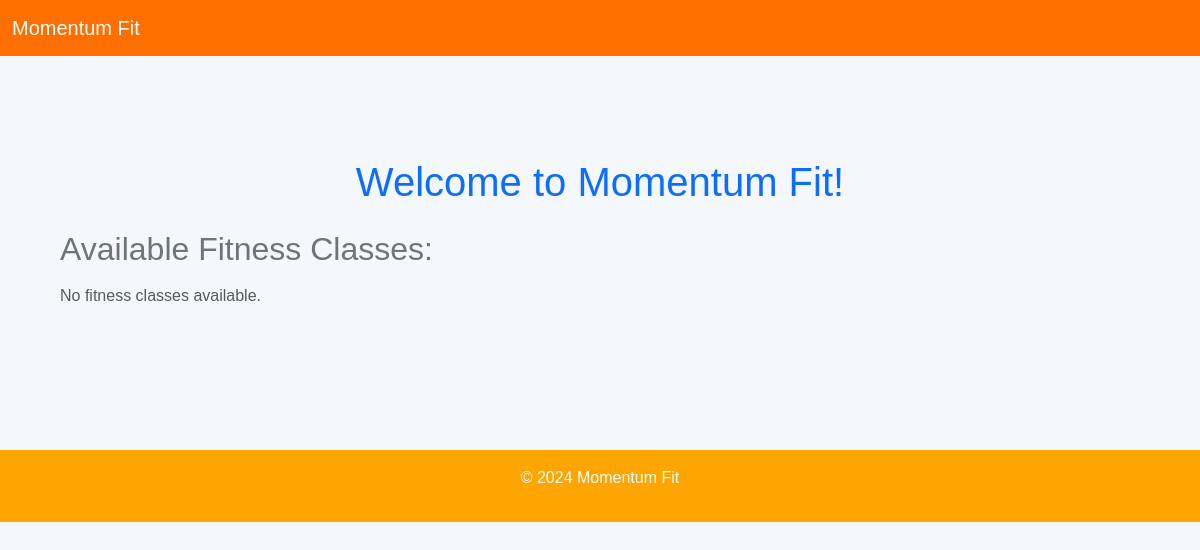
The app's page /, older data.
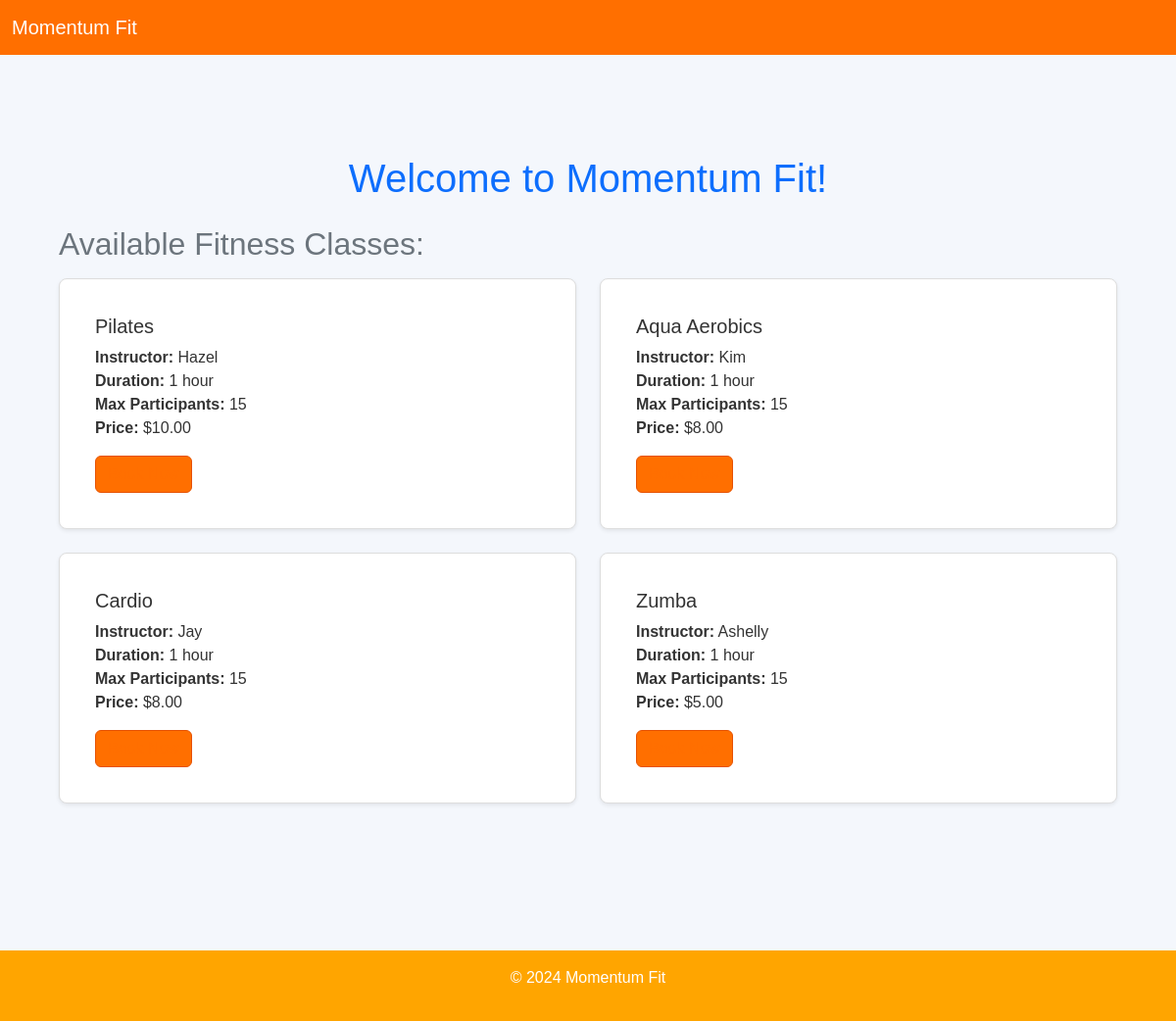
The same page, newer data.
### fitness/models.py (models this page shows, shortened)
class FitnessClass(models.Model):
    CLASS_CHOICES = [
        ('Pilates', 'Pilates'),
        ('Aqua Aerobics', 'Aqua Aerobics'),
        ('Cardio', 'Cardio'),
        ('Zumba', 'Zumba'),
    ]
    name = models.CharField(max_length=100, choices=CLASS_CHOICES)
    instructor = models.ForeignKey(Instructor, on_delete=models.CASCADE)
    duration = models.DurationField()  # Duration in time format (e.g., timedelta)
    capacity = models.IntegerField(default=15)
    booked = models.IntegerField(default=0)  # Tracks number of people who have booked
    price = models.DecimalField(max_digits=5, decimal_places=2)

class Instructor(models.Model):
    name = models.CharField(max_length=100)

### fitness/views.py (the view)
# urls.py: path('', views.home, name='home'),  # Home page
def home(request):
    fitness_classes = FitnessClass.objects.all()
    return render(request, 'fitness/home.html', {'fitness_classes': fitness_classes})

### fitness/templates/fitness/home.html (shortened to what this page needs)
{% extends 'fitness/base.html' %}
{% block content %}
<div class="container py-5">
    <h1 class="text-center text-primary mb-4">Welcome to Momentum Fit!</h1>
    <h2 class="text-secondary mb-3">Available Fitness Classes:</h2>
    <div class="row">
        {% for fitness_class in fitness_classes %}
            <div class="col-md-6 mb-4">
                <div class="card shadow-sm">
                    <div class="card-body">
                        <h5 class="card-title">{{ fitness_class.name }}</h5>
                        <p class="card-text">
                            <strong>Instructor:</strong> {{ fitness_class.instructor.name }}<br>
                            <strong>Duration:</strong> 1 hour<br>
                            <strong>Max Participants:</strong> {{ fitness_class.capacity }}<br>
                            <strong>Price:</strong> ${{ fitness_class.price }}
                        </p>
                        <a href="{% url 'book_class' class_id=fitness_class.id %}" class="btn btn-primary">Book Now</a>
                    </div>
                </div>
            </div>
        {% empty %}
            <p class="text-muted">No fitness classes available.</p>
        {% endfor %}
    </div>
</div>
{% endblock %}

### fitness/templates/fitness/base.html (shortened to what this page needs)
{% load static %}
<!DOCTYPE html>
<html lang="en">
<head>
    {% load static %}
    <link rel="stylesheet" href="https://cdn.jsdelivr.net/npm/bootstrap@5.3.0-alpha3/dist/css/bootstrap.min.css">
    <link rel="stylesheet" href="{% static 'css/style.css' %}">
</head>
<body>
    <nav class="navbar navbar-expand-lg navbar-light" style="background-color: orange;">
        <div class="container-fluid">
            <a class="navbar-brand text-white" href="/">Momentum Fit</a>
        </div>
    </nav>
    <div class="container mt-4">
        {% block content %}{% endblock %}
    </div>
    <footer class="text-center mt-5 py-3" style="background-color: orange;">
        <p class="text-white">&copy; 2024 Momentum Fit</p>
    </footer>
</body>
</html>

### fitness/css/style.css (style rules this page uses)
body { font-family: Arial, sans-serif; background-color: #f4f7fc; color: #333; margin: 0; padding: 0; }
.navbar { background-color: #ff6f00 !important; }
.navbar a { color: white !important; }
h1 { color:#ff6f00; }
h1, h2, h3 { color: #ff6f00; }
.container { max-width: 1200px; margin: 0 auto; padding: 30px; }
.btn-primary { background-color: #ff6f00 !important; border-color: #e65100 !important; }
footer { background-color: #ff6f00; color: white; padding: 20px 0; text-align: center; }
.card { border: 1px solid #ddd; border-radius: 8px; background-color: white; padding: 20px; box-shadow: 0 4px 8px rgba(0, 0, 0, 0.1); }
.card-body { background-color: #ffffff; color: #333; }
a { color: #ff6f00 !important; }

Row changes from the older to the newer data that the page shows:
added FitnessClass: name "Pilates", instructor.name "Hazel", capacity "15", price "10.00"
added FitnessClass: name "Aqua Aerobics", instructor.name "Kim", capacity "15", price "8.00"
added FitnessClass: name "Cardio", instructor.name "Jay", capacity "15", price "8.00"
added FitnessClass: name "Zumba", instructor.name "Ashelly", capacity "15", price "5.00"
Text that changed along with them:
text no longer shown: "No fitness classes available."
